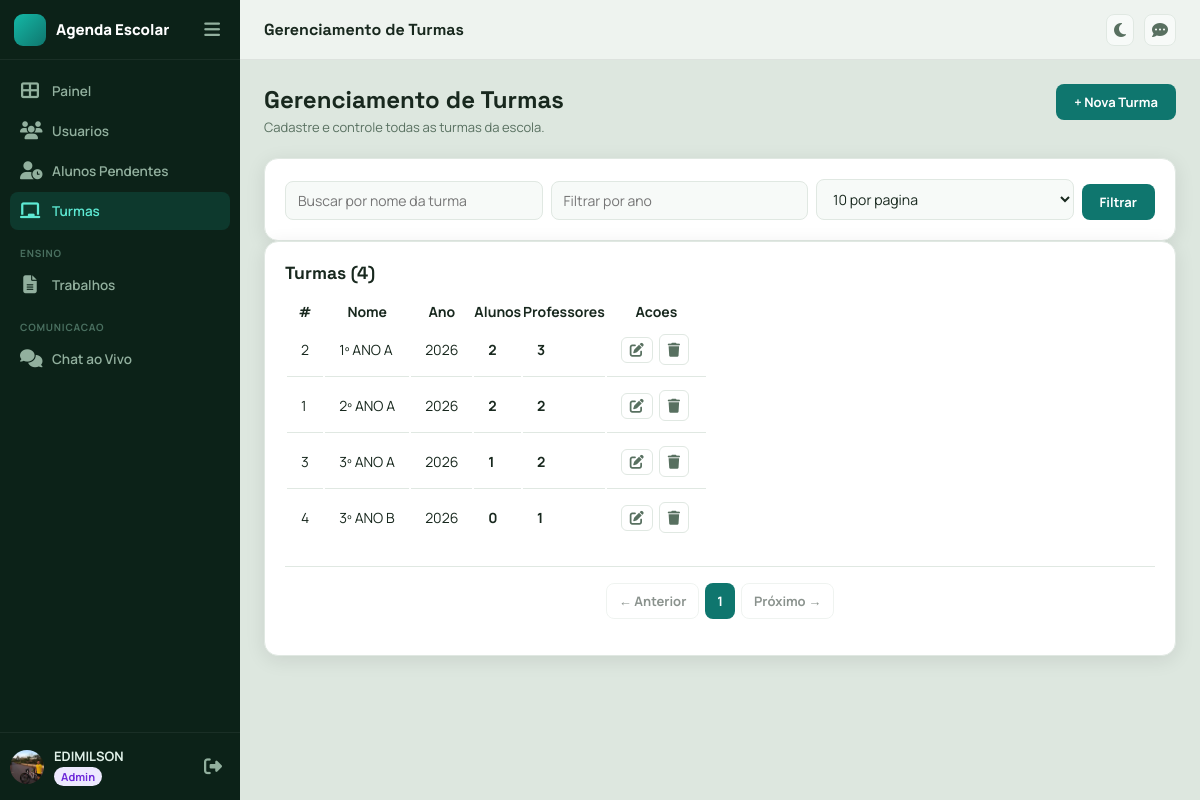
Before: /admin/turmas (signed in) with the older database file.
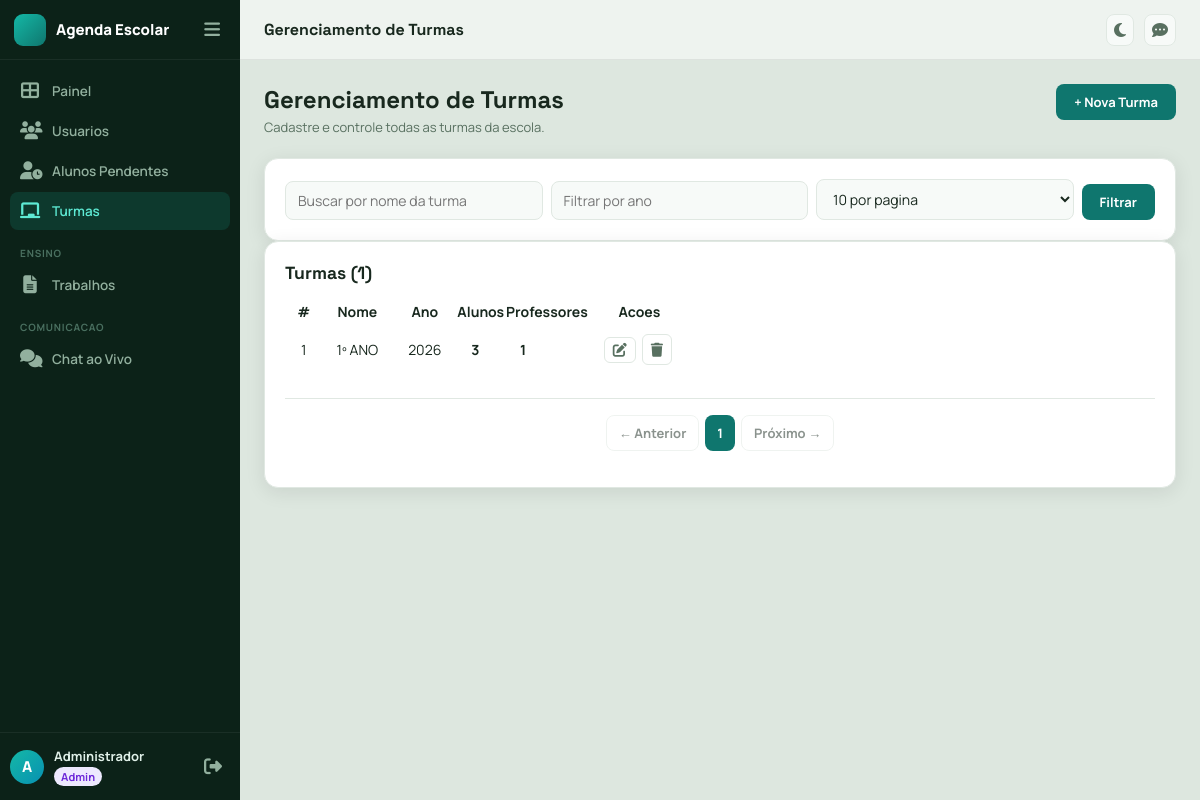
After: the same page with the newer database file.
### app/models.py (models this page shows, shortened)
class TimestampMixin:
    created_at = db.Column(db.DateTime, default=datetime.utcnow, nullable=False)
    updated_at = db.Column(db.DateTime, default=datetime.utcnow, onupdate=datetime.utcnow, nullable=False)

class User(TimestampMixin, UserMixin, db.Model):
    __tablename__ = "users"
    id = db.Column(db.Integer, primary_key=True)
    full_name = db.Column(db.String(120), nullable=False)
    email = db.Column(db.String(120), unique=True, nullable=False, index=True)
    password_hash = db.Column(db.String(255), nullable=False)
    role = db.Column(db.String(20), nullable=False, index=True)
    is_active_user = db.Column(db.Boolean, default=True, nullable=False)
    is_approved = db.Column(db.Boolean, default=True, nullable=False)  # Para alunos auto-registrados
    can_chat = db.Column(db.Boolean, default=True, nullable=False)
    avatar = db.Column(db.String(255), nullable=True)
    crp_number = db.Column(db.String(30), nullable=True)
    phone = db.Column(db.String(20), nullable=False, default="")
    classroom_id = db.Column(db.Integer, db.ForeignKey("classrooms.id"), nullable=True)
    classroom = db.relationship("Classroom", back_populates="students")
    teaching_classrooms = db.relationship(
        "Classroom",
        secondary=teacher_classrooms,
        lazy=True,
        backref="teachers"
    )
    assignments_created = db.relationship("Assignment", back_populates="teacher", lazy=True)
    availabilities = db.relationship(
        "PsychologistAvailability",
        back_populates="psychologist",
        lazy=True,
        cascade="all, delete-orphan",
    )

class Classroom(TimestampMixin, db.Model):
    __tablename__ = "classrooms"
    id = db.Column(db.Integer, primary_key=True)
    name = db.Column(db.String(50), nullable=False)
    number = db.Column(db.String(20), nullable=True)
    school_year = db.Column(db.Integer, nullable=False)
    students = db.relationship("User", back_populates="classroom", lazy=True)
    assignments = db.relationship("Assignment", back_populates="classroom", lazy=True)

### app/core/routes.py (the view)
@core_bp.get("/admin/turmas")
@login_required
@roles_required("admin")
def admin_classrooms():
    search = request.args.get("q", "").strip()
    year_filter = request.args.get("year", "").strip()
    page, per_page = _read_pagination_params(default_per_page=10, max_per_page=50)
    query = Classroom.query
    if search:
        query = query.filter(Classroom.name.ilike(f"%{search}%"))
    if year_filter and year_filter.isdigit():
        query = query.filter_by(school_year=int(year_filter))
    classrooms_pagination = query.order_by(Classroom.school_year.desc(), Classroom.name.asc()).paginate(
        page=page,
        per_page=per_page,
        error_out=False,
    )
    classrooms = classrooms_pagination.items
    return render_template(
        "admin/classrooms.html",
        classrooms=classrooms,
        search=search,
        year_filter=year_filter,
        classrooms_pagination=classrooms_pagination,
    )

### app/__init__.py (called while the page is built)
@login_manager.user_loader
def load_user(user_id):
    return db.session.get(User, int(user_id))

### app/core/routes.py (called while the page is built)
def _read_pagination_params(default_per_page: int = 12, max_per_page: int = 100):
    page = request.args.get("page", 1, type=int)
    per_page = request.args.get("per_page", default_per_page, type=int)
    if page < 1:
        page = 1
    if per_page < 1:
        per_page = default_per_page
    if per_page > max_per_page:
        per_page = max_per_page
    return page, per_page

### app/security.py (called while the page is built)
def roles_required(*roles):
    def decorator(view_func):
        @wraps(view_func)
        def wrapped(*args, **kwargs):
            if not current_user.is_authenticated:
                abort(401)
            if current_user.role not in roles:
                abort(403)
            return view_func(*args, **kwargs)
        return wrapped
    return decorator

### app/templates/admin/classrooms.html (shortened to what the changed rows need)
{% extends "base.html" %}
{% from "macros.html" import pagination %}
{% block page_title %}Gerenciamento de Turmas{% endblock %}
{% block content %}
<div class="reveal">
  <div class="page-header">
    <div>
      <h2>Gerenciamento de Turmas</h2>
      <p>Cadastre e controle todas as turmas da escola.</p>
    </div>
    <button class="btn btn-primary" onclick="openModal('modal-novo')">+ Nova Turma</button>
  </div>
  <div class="panel reveal delay-1">
    <form class="admin-filter-form" method="get" action="{{ url_for('core.admin_classrooms') }}">
      <input name="q" value="{{ search }}" placeholder="Buscar por nome da turma">
      <input name="year" type="number" value="{{ year_filter }}" placeholder="Filtrar por ano">
      <select name="per_page">
        <option value="10" {% if classrooms_pagination and classrooms_pagination.per_page == 10 %}selected{% endif %}>10 por pagina</option>
      </select>
      <button class="btn btn-primary" type="submit">Filtrar</button>
    </form>
  </div>
  <div class="panel reveal delay-2">
    <div class="panel-title-row">
      <h2>Turmas ({{ classrooms_pagination.total if classrooms_pagination else classrooms|length }})</h2>
    </div>
    <div class="table-scroll">
      <table class="admin-table">
        <thead>
          <tr>
            <th>#</th>
            <th>Nome</th>
            <th>Ano</th>
            <th>Alunos</th>
            <th>Professores</th>
            <th>Acoes</th>
          </tr>
        </thead>
        <tbody>
          {% for c in classrooms %}
          <tr>
            <td>{{ c.id }}</td>
            <td>{{ c.name }}</td>
            <td>{{ c.school_year }}</td>
            <td><strong>{{ c.students|length }}</strong></td>
            <td><strong>{{ c.teachers|length }}</strong></td>
            <td class="action-cell">
              <button class="btn-icon edit-classroom-btn" title="Editar" data-classroom-id="{{ c.id }}" data-classroom-name="{{ c.name|e }}" data-classroom-number="{{ c.number or '' }}" data-classroom-year="{{ c.school_year }}" style="display:inline-flex;align-items:center;justify-content:center"><i class="fa-solid fa-pen-to-square"></i></button>
              <button class="btn-icon btn-icon--danger" title="Excluir" onclick="openDeleteClassroomModal({{ c.id }}, '{{ c.name|e }}')" type="button"><i class="fa-solid fa-trash"></i></button>
            </td>
          </tr>
          {% else %}
          <tr><td colspan="6" class="empty">Nenhuma turma cadastrada.</td></tr>
          {% endfor %}
        </tbody>
      </table>
    </div>
    {% if classrooms_pagination %}
    <div style="display:flex;justify-content:center;gap:6px;flex-wrap:wrap;margin-top:20px;padding:16px;border-top:1px solid var(--border)">
      {% if classrooms_pagination.has_prev %}
      <a class="btn btn-outline" href="{{ url_for('core.admin_classrooms', page=classrooms_pagination.prev_num, q=search, year=year_filter) }}" style="padding:8px 12px;font-size:13px">← Anterior</a>
      {% else %}
      <span class="btn btn-outline" style="padding:8px 12px;font-size:13px;pointer-events:none;opacity:0.5">← Anterior</span>
      {% endif %}
      {% set start_page = [1, classrooms_pagination.page - 2]|max %}
      {% set end_page = [classrooms_pagination.pages, classrooms_pagination.page + 2]|min %}
      {% for page_num in range(start_page, end_page + 1) %}
        {% if page_num == classrooms_pagination.page %}
        <span class="btn btn-primary" style="padding:8px 12px;font-size:13px;pointer-events:none">{{ page_num }}</span>
        {% else %}
        <a class="btn btn-outline" href="{{ url_for('core.admin_classrooms', page=page_num, q=search, year=year_filter) }}" style="padding:8px 12px;font-size:13px">{{ page_num }}</a>
        {% endif %}
      {% endfor %}
      {% if classrooms_pagination.has_next %}
      <a class="btn btn-outline" href="{{ url_for('core.admin_classrooms', page=classrooms_pagination.next_num, q=search, year=year_filter) }}" style="padding:8px 12px;font-size:13px">Próximo →</a>
      {% else %}
      <span class="btn btn-outline" style="padding:8px 12px;font-size:13px;pointer-events:none;opacity:0.5">Próximo →</span>
      {% endif %}
    </div>
    {% endif %}
  </div>
</div>
{% endblock %}

### app/templates/base.html (shortened to what the changed rows need)
<!doctype html>
<html lang="pt-BR" data-theme="light">
<head>
  <link rel="stylesheet" href="{{ url_for('static', filename='css/styles.css') }}">
  <link rel="stylesheet" href="https://cdnjs.cloudflare.com/ajax/libs/font-awesome/6.7.2/css/all.min.css">
</head>
<body>
{% if current_user.is_authenticated %}
<aside class="sidebar" id="sidebar">
  <div class="sidebar-header">
    <div class="brand">
      <span class="brand-mark"></span>
      <span class="brand-name">Agenda Escolar</span>
    </div>
    <button class="sidebar-collapse-btn" id="sidebar-collapse-btn" title="Recolher menu">
      <i class="fa-solid fa-bars"></i>
    </button>
  </div>
  <nav class="sidebar-nav">
    <a href="{{ url_for('core.dashboard') }}"
       class="nav-item {% if request.endpoint == 'core.dashboard' %}nav-item--active{% endif %}">
      <i class="fa-solid fa-table-cells-large nav-icon"></i>
      <span class="nav-label">Painel
      </span>
    </a>
    {% if current_user.role == 'admin' %}
    <a href="{{ url_for('core.admin_users') }}"
       class="nav-item {% if request.endpoint == 'core.admin_users' %}nav-item--active{% endif %}">
      <i class="fa-solid fa-users nav-icon"></i>
      <span class="nav-label">Usuarios</span>
    </a>
    <a href="{{ url_for('core.admin_pending_students') }}"
       class="nav-item {% if request.endpoint == 'core.admin_pending_students' %}nav-item--active{% endif %}">
      <i class="fa-solid fa-user-clock nav-icon"></i>
      <span class="nav-label">Alunos Pendentes</span>
    </a>
    <a href="{{ url_for('core.admin_classrooms') }}"
       class="nav-item {% if request.endpoint == 'core.admin_classrooms' %}nav-item--active{% endif %}">
      <i class="fa-solid fa-chalkboard nav-icon"></i>
      <span class="nav-label">Turmas</span>
    </a>
    {% endif %}
    {% if current_user.role in ['professor', 'admin'] %}
    <div class="nav-section-label">Ensino</div>
    {% if current_user.role == 'admin' %}
    <a href="{{ url_for('core.admin_assignments') }}"
       class="nav-item {% if request.endpoint == 'core.admin_assignments' %}nav-item--active{% endif %}">
    {% else %}
    <a href="{{ url_for('core.professor_assignments') }}"
       class="nav-item {% if request.endpoint == 'core.professor_assignments' %}nav-item--active{% endif %}">
    {% endif %}
      <i class="fa-solid fa-file-lines nav-icon"></i>
      <span class="nav-label">{{ 'Trabalhos' if current_user.role == 'admin' else 'Agenda' }}</span>
    </a>
    {% endif %}
    <div class="nav-section-label">Comunicacao</div>
    <a href="{{ url_for('core.chat_page') }}"
       class="nav-item {% if request.endpoint == 'core.chat_page' %}nav-item--active{% endif %}">
      <i class="fa-solid fa-comments nav-icon"></i>
      <span class="nav-label">Chat ao Vivo</span>
    </a>
  </nav>
  <div class="sidebar-footer">
    <a href="{{ url_for('core.edit_profile') }}" class="sidebar-user" title="Editar perfil">
      {% if current_user.avatar %}
        <img src="{{ url_for('static', filename='uploads/avatars/' + current_user.avatar) }}" alt="Avatar" class="sidebar-user-avatar sidebar-user-avatar--img">
      {% else %}
        <div class="sidebar-user-avatar">{{ current_user.full_name[0]|upper }}</div>
      {% endif %}
      <div class="sidebar-user-info">
        <span class="sidebar-user-name">{{ current_user.full_name.split()[0] }}</span>
        <span class="sidebar-user-role badge-{{ current_user.role }}">{{ current_user.role|capitalize }}</span>
      </div>
    </a>
    <button type="button" class="sidebar-logout-btn" id="logout-btn" title="Sair">
      <i class="fa-solid fa-right-from-bracket"></i>
    </button>
  </div>
</aside>
<div class="main-wrapper" id="main-wrapper">
  <header class="topbar">
    <span class="topbar-title">{% block page_title %}Agenda Escolar{% endblock %}</span>
    <div class="topbar-right">
      <button class="theme-toggle-btn" id="theme-toggle" title="Alternar tema">
        <i class="fa-solid fa-moon icon-moon"></i>
      </button>
      <a href="{{ url_for('core.chat_page') }}" class="theme-toggle-btn chat-nav-btn" id="chat-toggle-link" title="Chat ao vivo">
        <i class="fa-solid fa-comment-dots"></i>
      </a>
    </div>
  </header>
  <main class="page-content">
    {% block content %}{% endblock %}
  </main>
</div>
{% else %}
<main class="page-auth">
  {% block auth_content %}{% endblock %}
</main>
{% endif %}
  {% if current_user.is_authenticated %}
  {% set app_user = {
    'id': current_user.id,
    'name': current_user.full_name,
    'role': current_user.role
  } %}
  {% else %}
  {% set app_user = None %}
  {% endif %}
</body>
</html>

Changed rows visible on the page:
removed Classroom: id "2", name "1º ANO A", school_year "2026", students|length "2", teachers|length "3"
removed Classroom: id "3", name "3º ANO A", school_year "2026", students|length "1", teachers|length "2"
removed Classroom: id "4", name "3º ANO B", school_year "2026", students|length "0", teachers|length "1"
changed User "Trabalhos": full_name (not shown) → "A"; full_name "EDIMILSON" → "Administrador"; avatar: picture removed
changed Classroom id 1: name "2º ANO A" → "1º ANO"; students|length "2" → "3"; teachers|length "2" → "1"
Other visible differences:
text no longer shown: "4"
text now shown: "1"
